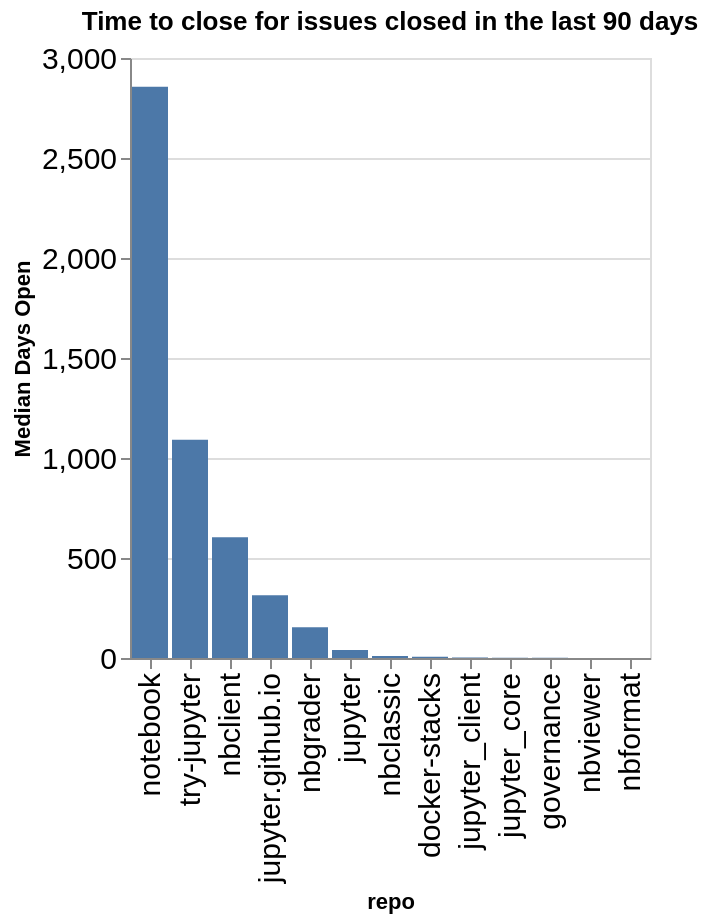

Source (notebook cell):
### Code cell
time_open = closed.groupby(['org', 'repo']).agg({'time_open': 'median'}).reset_index()
time_open['time_open'] = time_open['time_open'] / (60 * 60 * 24)
time_open['org/repo'] = time_open.apply(lambda a: a['org'] + '/' + a['repo'], axis=1)
sorted_vals = time_open.sort_values(['org', 'time_open'], ascending=False)['repo'].values
alt.Chart(data=time_open, title=f"Time to close for issues closed in the last {n_days} days").mark_bar().encode(
    x=alt.X('repo', sort=alt.Sort(sorted_vals.tolist())),
    y=alt.Y('time_open', title="Median Days Open"),
)

### Figure 1 — Vega-Lite specification as saved in the notebook (floating-point values rounded to 4 significant figures)
{"config": {"axisLeft": {"labelFontSize": 15}, "axisBottom": {"labelFontSize": 15}}, "data": {"name": "data-acb4be87597c9c5dc93cf689b0b76c2e"}, "mark": {"type": "bar"}, "encoding": {"x": {"field": "repo", "sort": ["notebook", "try-jupyter", "nbclient", "jupyter.github.io", "nbgrader", "jupyter", "nbclassic", "docker-stacks", "jupyter_client", "jupyter_core", "governance", "nbviewer", "nbformat"], "type": "nominal"}, "y": {"field": "time_open", "title": "Median Days Open", "type": "quantitative"}}, "title": "Time to close for issues closed in the last 90 days", "$schema": "https://vega.github.io/schema/vega-lite/v5.20.1.json", "datasets": {"data-acb4be87597c9c5dc93cf689b0b76c2e": [{"org": "jupyter", "repo": "docker-stacks", "time_open": 5.97, "org/repo": "jupyter/docker-stacks"}, {"org": "jupyter", "repo": "governance", "time_open": 0.8874, "org/repo": "jupyter/governance"}, {"org": "jupyter", "repo": "jupyter", "time_open": 39.47, "org/repo": "jupyter/jupyter"}, {"org": "jupyter", "repo": "jupyter.github.io", "time_open": 314.0, "org/repo": "jupyter/jupyter.github.io"}, {"org": "jupyter", "repo": "jupyter_client", "time_open": 2.976, "org/repo": "jupyter/jupyter_client"}, {"org": "jupyter", "repo": "jupyter_core", "time_open": 1.356, "org/repo": "jupyter/jupyter_core"}, {"org": "jupyter", "repo": "nbclassic", "time_open": 9.468, "org/repo": "jupyter/nbclassic"}, {"org": "jupyter", "repo": "nbclient", "time_open": 604.1, "org/repo": "jupyter/nbclient"}, {"org": "jupyter", "repo": "nbformat", "time_open": 0.006134, "org/repo": "jupyter/nbformat"}, {"org": "jupyter", "repo": "nbgrader", "time_open": 154.0, "org/repo": "jupyter/nbgrader"}, {"org": "jupyter", "repo": "nbviewer", "time_open": 0.06007, "org/repo": "jupyter/nbviewer"}, {"org": "jupyter", "repo": "notebook", "time_open": 2856.0, "org/repo": "jupyter/notebook"}, {"org": "jupyter", "repo": "try-jupyter", "time_open": 1091.0, "org/repo": "jupyter/try-jupyter"}]}}
